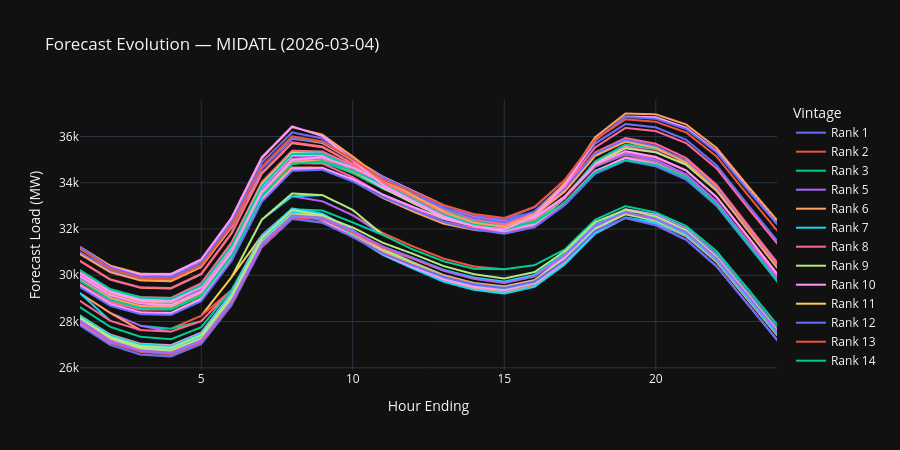
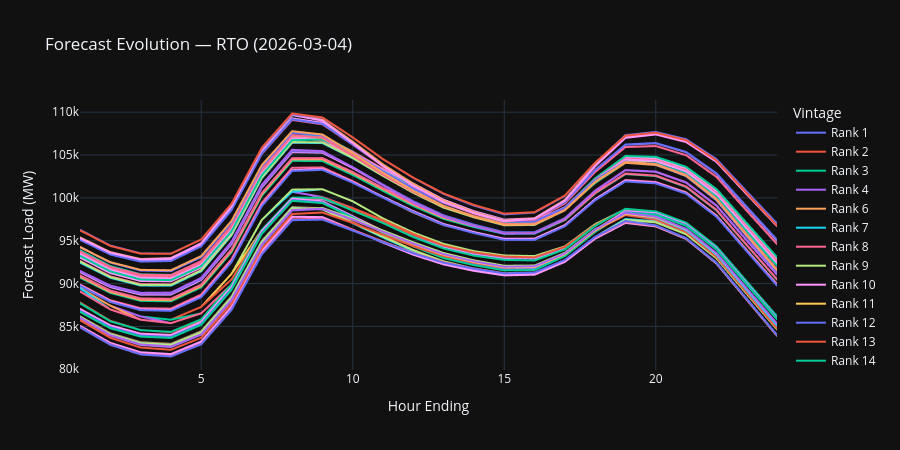
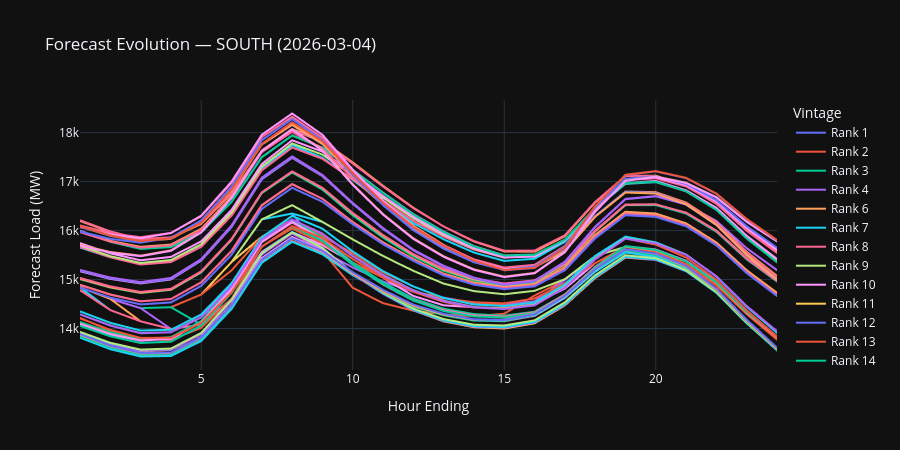
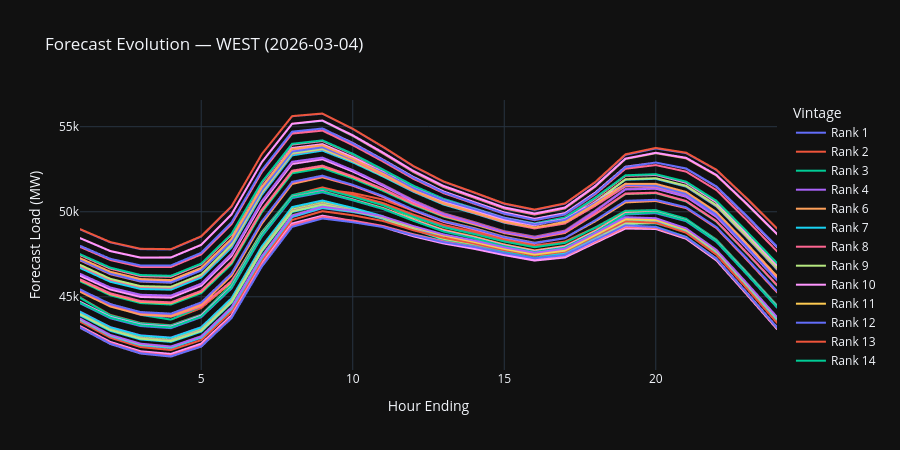

Notebook source saved alongside these figures, in order:
### Markdown cell above
## Per-Region Detail

### Code cell
for region in regions:
    df_region = df[df["region"] == region].copy()
    df_region["rank_label"] = "Rank " + df_region["forecast_rank"].astype(str)
    fig = px.line(
        df_region,
        x="hour_ending",
        y="forecast_load_mw",
        color="rank_label",
        hover_data=["forecast_execution_datetime"],
        title=f"Forecast Evolution — {region} ({df_region['forecast_date'].iloc[0]})",
        labels={"forecast_load_mw": "Forecast Load (MW)", "hour_ending": "Hour Ending", "rank_label": "Vintage"},
    )
    fig.update_layout(template="plotly_dark", height=450)
    fig.show()
